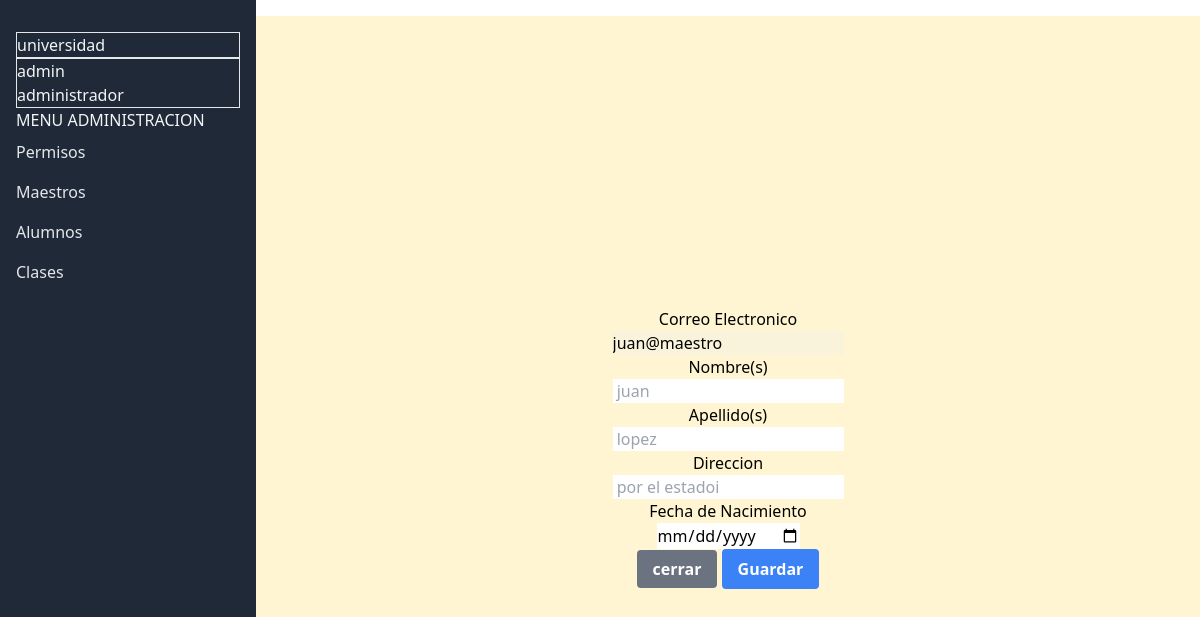
The page /admin/maestros/edit?id=17 on the database its author committed.
### tables this page shows
CREATE TABLE `usuarios` (
  `id` int(11) NOT NULL AUTO_INCREMENT,
  `correo` varchar(100) DEFAULT NULL,
  `password` varchar(250) DEFAULT NULL,
  `nombre` varchar(100) DEFAULT NULL,
  `apellido` varchar(100) DEFAULT NULL,
  `direccion` varchar(100) DEFAULT NULL,
  `fecha_nac` date DEFAULT NULL,
  `rol` int(11) DEFAULT NULL,
  `id_materias` int(11) DEFAULT NULL,
  PRIMARY KEY (`id`),
  KEY `usuarios_FK` (`rol`),
  KEY `usuarios_FK_1` (`id_materias`),
  CONSTRAINT `usuarios_FK` FOREIGN KEY (`rol`) REFERENCES `roles` (`id_rol`),
  CONSTRAINT `usuarios_FK_1` FOREIGN KEY (`id_materias`) REFERENCES `materia` (`id`)
);

### Controllers/AdminController.php (called while the page is built, shortened)
<?php
class AdminController
{
    protected $model;
    public function __construct()
    {
        $this->model = new User();
    }
    public function editmaestros($id)
    {
        $data = $this->model->find($id);
        include $_SERVER["DOCUMENT_ROOT"] . "/views/admin/edit_maestro.php";
    }
}

### config/database.php (called while the page is built)
<?php
return [
    "host" => "localhost",
    "dbname" => "universidad",
    "username" => "root",
    "password" => ""
];

### Models/Mode.php (called while the page is built, shortened)
<?php
class Model
{
    private $db;
    protected $table;
    public function __construct()
    {
        $config = include($_SERVER["DOCUMENT_ROOT"] . "/config/database.php");
        try {
            $this->db = new mysqli(
                $config["host"],
                $config["username"],
                $config["password"],
                $config["dbname"]
            );
        } catch (mysqli_sql_exception $e) {
            echo "Error: " . $e->getMessage();
        }
    }
    public function find($id)
    {
        $res = $this->db->query("select * from {$this->table} where id = $id");
        $data = $res->fetch_assoc();
        return $data;
    }
}

### views/admin/edit_maestro.php (the view, shortened to what this page needs)
<!DOCTYPE html>
<html lang="en">
<head>
    <script src="https://cdn.tailwindcss.com"></script>
</head>
<body>
    <div class="flex">
        <div class="bg-gray-800 text-gray-100 w-64 px-4 py-8 h-screen">
            <div class=" border border-b-1 space-y-10">
                <h1> universidad</h1>
            </div>
            <div class=" border border-b-1">
                <p>admin</p>
                <p>administrador</p>
            </div>
            <div>
                <nav>
                    <p>MENU ADMINISTRACION </p>
                    <a href="/admin/permisos" class="block py-2 text-gray-200 hover:bg-gray-700 hover:text-white">
                        Permisos</a>
                    <a href="/admin/maestros" class="block py-2 text-gray-200 hover:bg-gray-700 hover:text-white">
                        Maestros</a>
                    <a href="/admin/alumnos" class="block py-2 text-gray-200 hover:bg-gray-700 hover:text-white">
                        Alumnos</a>
                    <a href="/admin/clases" class="block py-2 text-gray-200 hover:bg-gray-700 hover:text-white">
                        Clases</a>
                </nav>
            </div>
        </div>
        <div class="pt-4 flex-1">
            <form action="/admin/maestro/editar" method="post">
                <div class=" flex  flex-col  items-center justify-center h-screen bg-[#fff5d2]">
                    <label for="">Correo Electronico</label>
                    <input type="text" disabled value="<?= $data['correo'] ?> " name="correo">
                    <label for="">Nombre(s) </label>
                    <input type="text" placeholder=" <?= $data['nombre'] ?>" name="nombre">
                    <label for="">Apellido(s) </label>
                    <input type="text" placeholder=" <?= $data['apellido'] ?>" name="apellido">
                    <label for="">Direccion</label>
                    <input type="text" placeholder=" <?= $data['direccion'] ?>" name="direccion">
                    <label for="">Fecha de Nacimiento</label>
                    <input type="date" placeholder=" <?= $data['fecha_nac'] ?>" name="fecha_nac">
                    <div>
                        <a class="bg-gray-500 text-white font-bold py-2 px-4 rounded" href="/admin/maestros"> cerrar</a>
                        <button class="bg-blue-500 text-white font-bold py-2 px-4 rounded" type="submit">Guardar</button>
                    </div>
                </div>
            </form>
        </div>
</body>
</html>

### rows shown on the page
usuarios: correo "juan@maestro", nombre "juan", apellido "lopez", direccion "por el estadoi"
